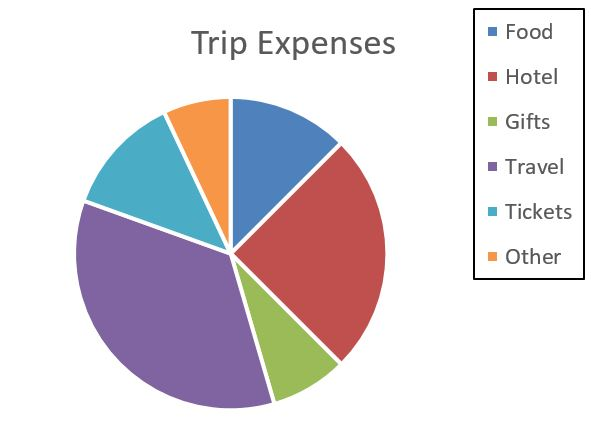
%> input picture Case 1/2.JPG, 591 x 435 px
$ octave --eval "result = legend(imread('Case 1/2.JPG'));"   (GNU Octave 9; MATLAB toolbox functions it lacks are replaced by stand-ins)
%> lines starting %> are read from the running program, lines starting %| are printed output that depends on the picture; in (x1, y1, x2, y2) boxes, pixels count from 0 and x2, y2 are one past the last pixel; in counts of white or black regions, pixels touching at a corner belong together; the program's own positions count from 1
    function [ legended ] = legend( I )

gray=rgb2gray(I);
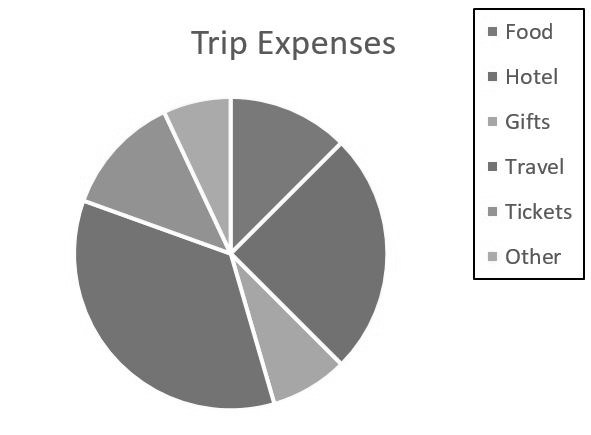
%> gray: size 435x591 uint8; min 0, max 255, mean 215.5
boxMask = gray < 25;
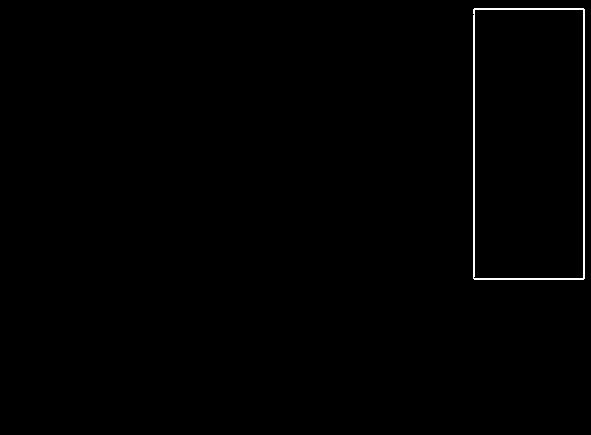
%> boxMask: size 435x591 logical; 0.59% white in thin lines or dots, all inside (x1, y1, x2, y2) = (473, 8, 585, 280)
boxMask = imclearborder(~boxMask);
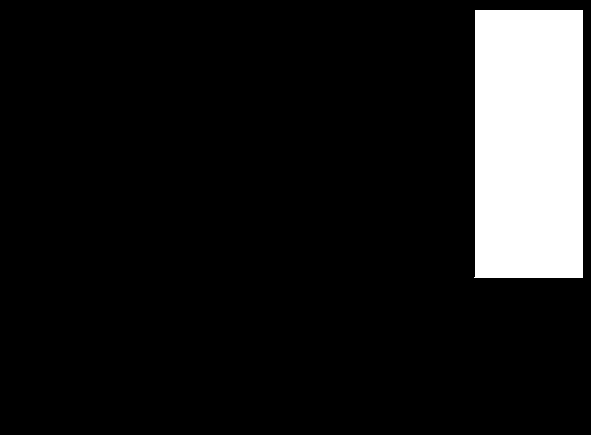
%> boxMask: size 435x591 logical; 11.3% white; 1 white region
boxMask = bwareafilt(boxMask, 1);
boxMask = imfill(boxMask, 'holes');
props = regionprops(boxMask, 'BoundingBox')
%> props = 1 region; box (x1, y1, x2, y2): (474, 10, 583, 278)
croppedImage = imcrop(I, props.BoundingBox);
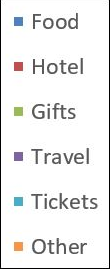
%> croppedImage: size 269x110x3 uint8; mean R, G, B 237.9, 237.9, 237.6
legended=croppedImage;

[h w ~]=size(croppedImage);
%> h = 269; w = 110
if(h==0)
gray=rgb2gray(I);

    boxMask =gray < 160;
    boxMask = imclearborder(~boxMask);
    boxMask = bwareafilt(boxMask, 1);
    boxMask = imfill(boxMask, 'holes');
    props = regionprops(boxMask, 'BoundingBox')
    croppedImage = imcrop(I, props.BoundingBox);
    legended=croppedImage;


end


end
